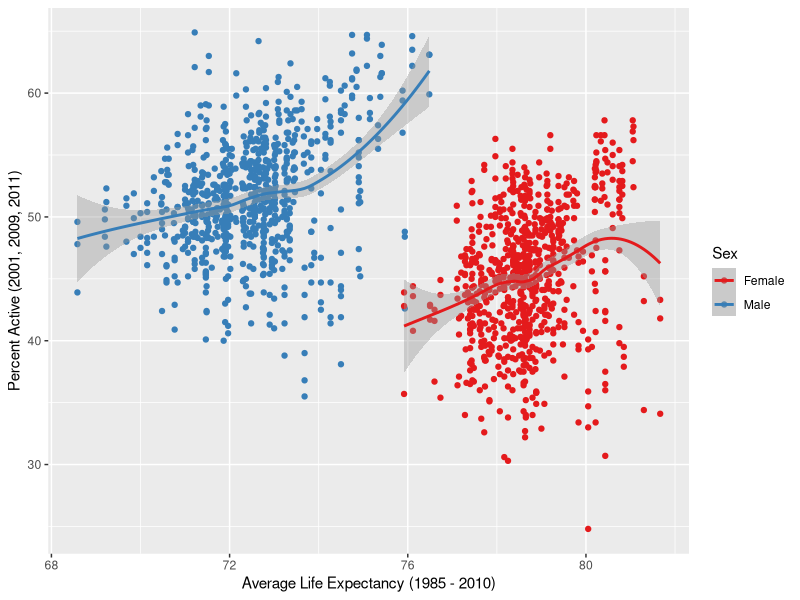
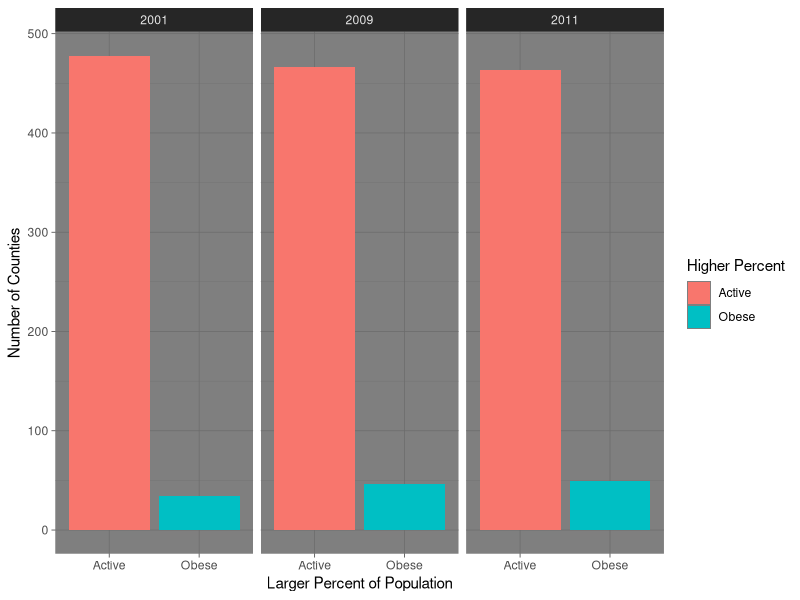
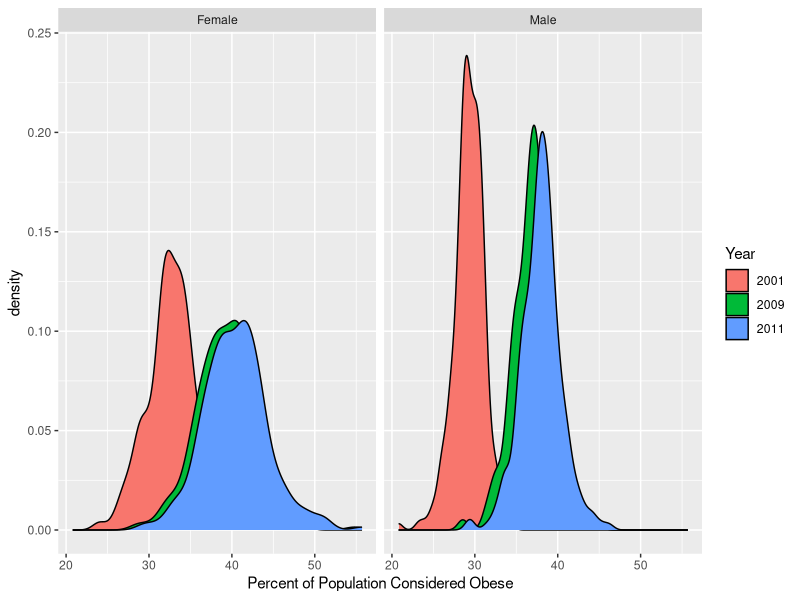

These charts were generated, in order, by the following R code:
## ---- chunk 1
knitr::opts_chunk$set(echo = TRUE, eval = TRUE, fig.align = "center", warning = F, message = F,
tidy=TRUE, tidy.opts=list(width.cutoff=60), R.options=list(max.print=100))

## ---- chunk 2
library(readr)
library(tidyverse)
library(readxl)

phys <- read_excel("IHME_county_data_LifeExpectancy_Obesity_PhysicalActivity_TEXAS.xls", 
    sheet = "Physical Activity")

obesity <- read_excel("IHME_county_data_LifeExpectancy_Obesity_PhysicalActivity_TEXAS.xls", 
    sheet = "Obesity")

life <- read_excel("IHME_county_data_LifeExpectancy_Obesity_PhysicalActivity_TEXAS.xls", 
    sheet = "Life Expectancy")

## ---- chunk 3

life %>%
  select(-14:15) %>%
  pivot_longer(-1, names_to="desc", values_to="Life Expectancy") %>%
  rename("Location" = "State/County") %>%
  separate(desc, into = c("desc2", "Year"), sep=", ") %>%
  separate(desc2, into=c("Sex", NA)) %>%
  filter(Sex!="Difference") %>%
  group_by(Location, Sex) %>%
  transmute("Avg Life Expectancy"= sum(`Life Expectancy`)/n()) %>%
  distinct() -> life

phys %>%
  select(1:7)%>%
  pivot_longer(c(2:7), names_to = "desc", values_to= "Percent Active") %>%
  separate(desc, into=c("desc2", "year"), sep=", ") %>%
  separate(desc2, into =c("Sex",NA,NA,NA,NA)) %>%
  separate(year, into="Year") %>%
  rename(Location = "State/County") -> phys

obesity %>%
  select(1:7) %>%
  pivot_longer(c(2:7), names_to = "desc", values_to= "Percent Obese") %>%
  separate(desc, into =c("desc2", "Year"), sep=", ") %>%
  separate(desc2, into=c("Sex", NA, NA)) %>%
  separate(Year, into="Year") %>%
  rename(Location = "State/County") -> obesity

  
## ---- chunk 4
inner_join(phys, obesity, by=c("Location", "Sex", "Year")) %>%
  left_join(life, by=c("Location", "Sex")) -> health_indicators

  

## ---- chunk 5

health_indicators %>%
  na.omit -> health_indicators

# highest life expectancy for males
health_indicators %>%
  arrange(desc(`Avg Life Expectancy`)) %>%
  select(1:2, 6) %>%
  group_by(Location, Sex) %>%
  filter(Sex=="Male") %>%
  distinct()

# highest life expectancy for females
health_indicators %>%
  arrange(desc(`Avg Life Expectancy`)) %>%
  select(1:2, 6) %>%
  group_by(Location, Sex) %>%
  filter(Sex=="Female") %>%
  distinct()
  
# average obesity rates by year
health_indicators %>%
  filter(Location!=c("United States", "Texas")) %>%
  group_by(Year, Sex) %>%
  summarize(`Overall Average Percent of Population Considered Obese` = sum(`Percent Obese`)/n(), `Overall Average Percent of Population Considered Sufficiently Active` = sum(`Percent Active`)/n())

# highest performers above the mean
health_indicators %>%
  group_by(Location) %>%
  filter(`Percent Active` > mean(`Percent Active`)) %>%
  arrange(desc(`Percent Active`))

# how often does active percent exceed obese percent?
health_indicators %>%
  mutate(`Higher Percent` = ifelse(`Percent Active` > `Percent Obese`, "Active", "Obese")) -> comparison

comparison %>%
  filter(`Higher Percent` == "Obese") %>%
  arrange(desc(`Percent Obese`)) %>%
  str_match_all("20[0-9]{2}") %>%
  unlist() %>%
  table()


## ---- chunk 6
health_indicators %>%
  ggplot(aes(`Avg Life Expectancy`, `Percent Active`, color=Sex)) + geom_point() + scale_color_brewer(palette="Set1") + geom_smooth() + xlab("Average Life Expectancy (1985 - 2010)") + ylab("Percent Active (2001, 2009, 2011)")
## ---- chunk 7
comparison %>%
  ggplot(aes(`Higher Percent`, fill = `Higher Percent`)) + geom_bar() + theme_dark() + ylab("Number of Counties") + xlab("Larger Percent of Population") + facet_grid(~Year) 
## ---- chunk 8
health_indicators %>%
  ggplot(aes(`Percent Obese`, fill = Year)) + geom_density() + xlab("Percent of Population Considered Obese") + facet_grid(~Sex)
